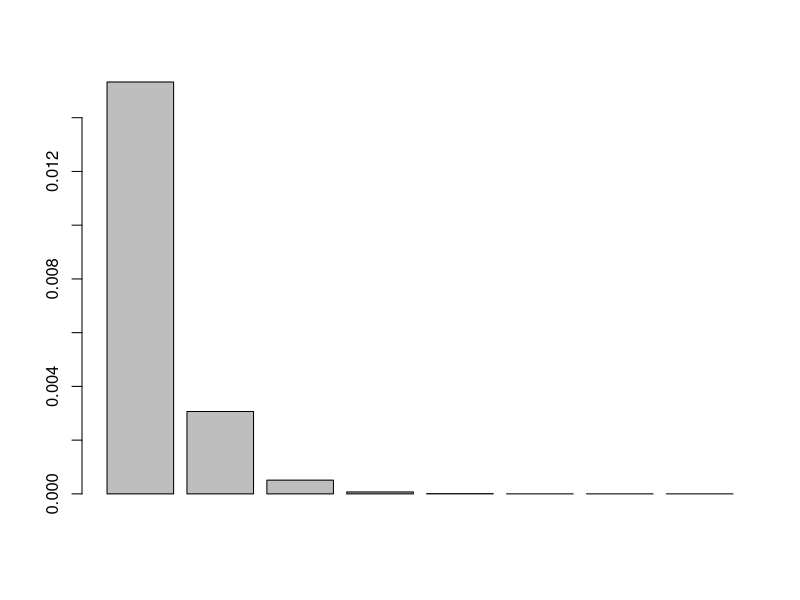
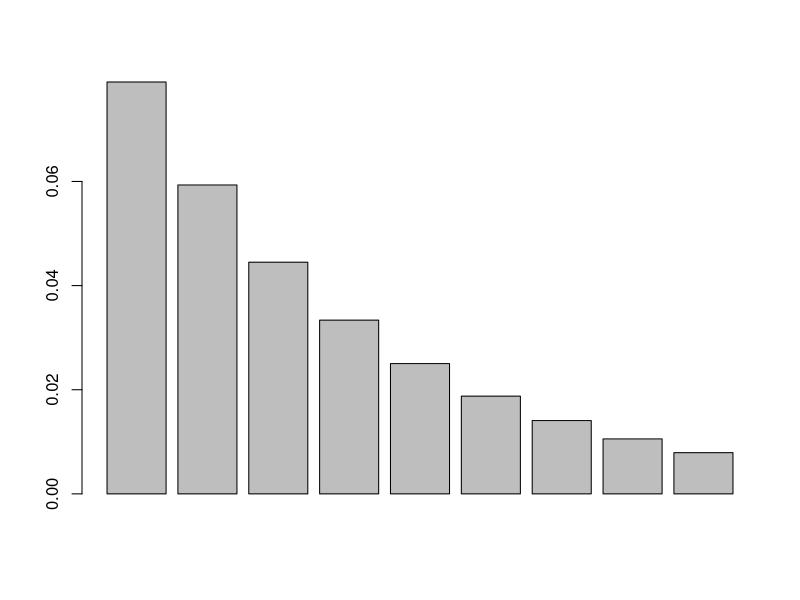
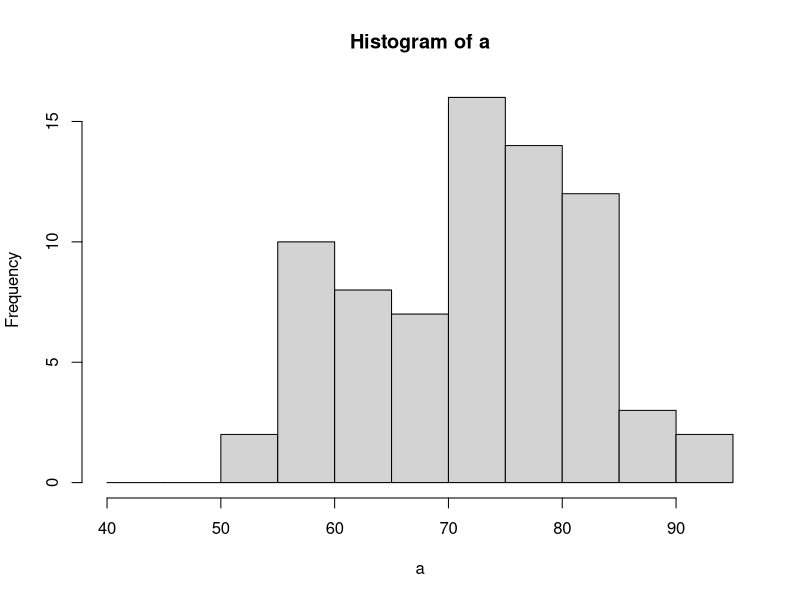

Here is the R script that generated these plots, in order:
#ex1
ex1p = function(k,l,lambda) {
  print(dpois(k:(l-1), lambda))
  barplot(dpois(k:(l-1), lambda))
}

ex1p(4,12,1)
ex1g = function(p,k,l) {
  print(dgeom(k:l, p))
  barplot(dgeom(k:l,p))
}

ex1g(0.25, 4, 12)

ex2a=function(a) {
  media=mean(a)
  mediana=median(a)
  deviatia=sd(a)
  q1=as.vector(quantile(a))[2]
  q3=as.vector(quantile(a))[4]
  rez=c(media, mediana, deviatia, q1, q3)
  return (rez)
  
}

esantion=c(79 ,71, 89, 57, 76, 64, 82, 82 ,67 ,80 ,81, 65, 73, 79, 79, 60, 58, 83, 74 ,68, 78 ,80, 78, 81, 76, 65, 70, 76, 58, 82 ,59, 73, 72 ,79, 87 ,63, 74 ,90 ,69,35, 83, 76, 61, 66 ,71 ,51, 57, 81 ,57, 65, 81, 78 ,77,81, 81, 73, 75, 66 ,56 ,62, 75 ,60 ,74, 74, 70, 71, 56, 74, 63,72,81,54,72,91,92)
ex2a(esantion)

ex2b=function(a) {
  media=mean(a)
  deviatia=sd(a)
  b=vector()
  j=1
  for(i in 1:length(a)) {
    if(a[i]<(media-2*deviatia) | a[i]>(media+2*deviatia)) {
        b[j]=a[i]
        j=j+1
    }
  }
  for(i in 1:length(b)) {
    a=a[a!=b[i]] }
  return(a)
}

a=ex2b(esantion)

interval=seq(40,max(a)+5,5)
hist(a, breaks=interval, right=T)


